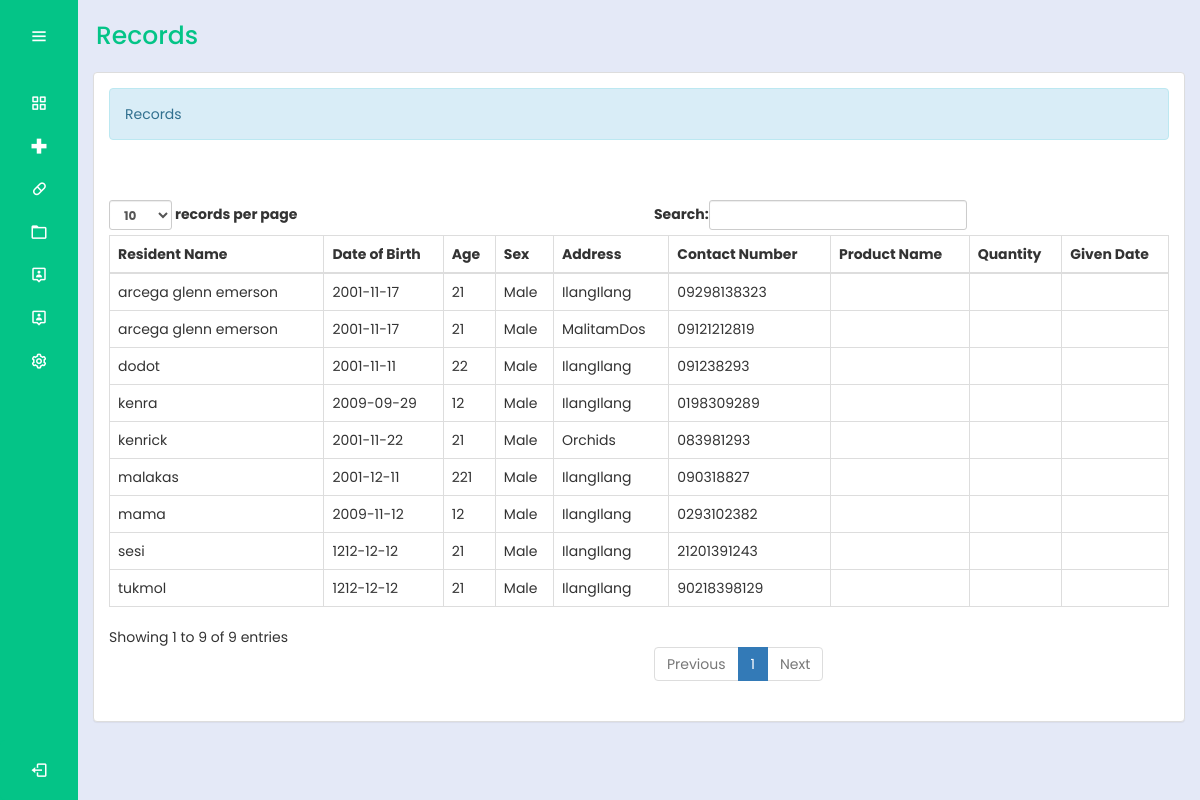
The page /bhw/records.php (signed in) on the database as committed earlier.
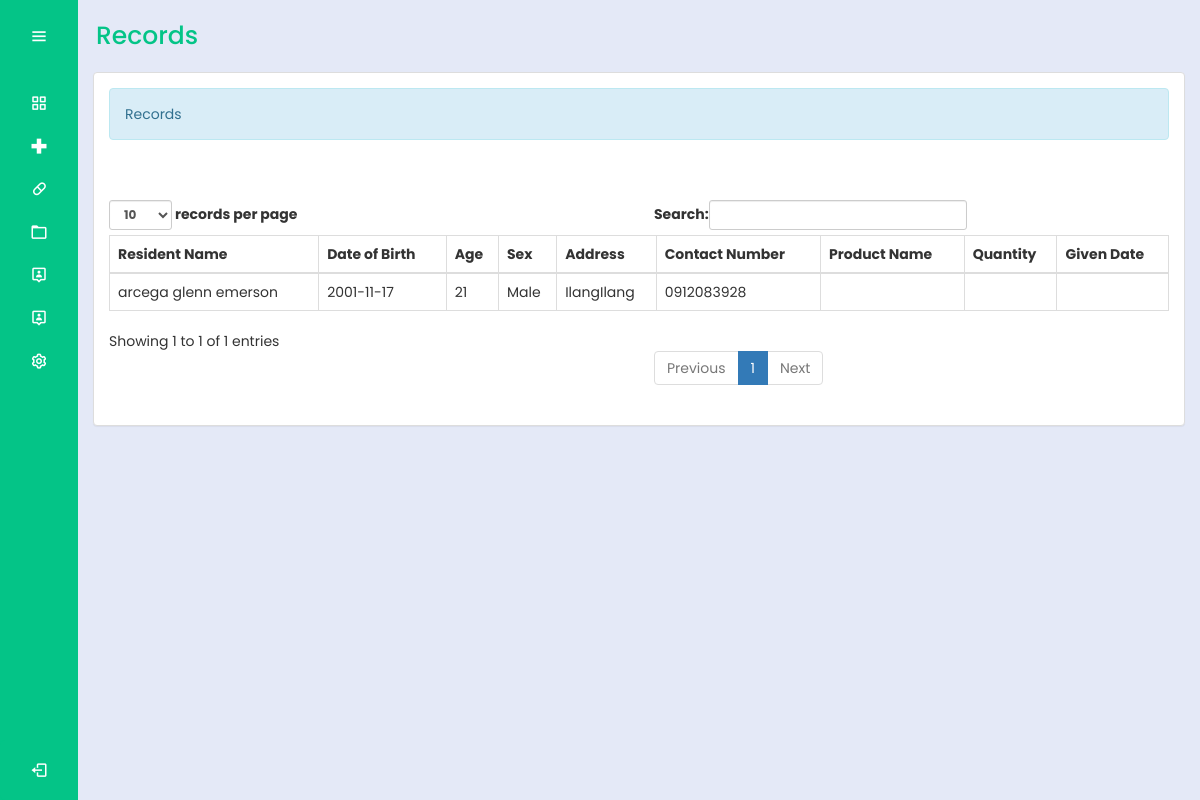
The same page on the database as committed later.
### tables this page shows
CREATE TABLE `residentrecords` (
  `residentId` int(30) NOT NULL,
  `productId` int(30) NOT NULL,
  `residentName` varchar(100) NOT NULL,
  `dateBirth` date NOT NULL,
  `age` int(10) NOT NULL,
  `sex` varchar(10) NOT NULL,
  `address` varchar(100) NOT NULL,
  `contactNumber` varchar(11) NOT NULL
);

### bhw/records.php (the view, shortened to what this page needs)
<?php
include "../connection/connect.php";
if(isset($_SESSION['user_data'])){
?>
<!DOCTYPE html>
<html lang="en">
<head>
  <link rel="stylesheet" href="../cssmainmenu/style.css">
  <link href='https://unpkg.com/boxicons@2.1.4/css/boxicons.min.css' rel='stylesheet'>
  <link rel = "stylesheet" type = "text/css" href = "../css/bootstrap.css " />
  <link rel = "stylesheet" type = "text/css" href = "../css/style.css" />
</head>
<body>
  <div class="sidebar">
    <div class="logo_details">
      <i class="bx bx-menu" id="btn"></i>
    </div>
    <ul class="nav-list">
      <li>
        <a href="Dashboard.php">
          <i class="bx bx-grid-alt"></i>
        </a>
      </li>
      <li>
        <a href="medicinerecords.php">
          <i class="bx bx-plus-medical"></i>
        </a>
      </li>
      <li>
        <a href="Contraceptives.php">
          <i class="bx bx-capsule"></i>
        </a>
      </li>
      <li>
        <a href="records.php">
          <i class="bx bx-folder"></i>
        </a>
      </li>
      <li>
          <a href="RegisteredUserAdmin.php">
            <i class="bx bx-user-pin"></i>
          </a>
      </li>
      <li>
          <a href="account.php">
            <i class="bx bx-user-pin"></i>
          </a>
        </li>
      <li>
        <a href="#">
          <i class="bx bx-cog"></i>
        </a>
      </li>
      <li class="profile">
        <div class="profile_details">
          <div class="profile_content">
            <a href="../logout.php">
            </a>
          </div>
        </div>
        <i class="bx bx-log-out" id="log_out"></i>
      </li>
    </ul>
  </div>
  <section class="home-section">
    <div class="text">Records</div>
    <div class = "container-fluid">
		<div class = "panel panel-default">
			<div class = "panel-body">
				<div class = "alert alert-info">Records</div>
				<br />
				<br />
				<table id = "table" class = "table table-bordered">
					<thead>
						<tr>
							<th>Resident Name</th>
							<th>Date of Birth</th>
							<th>Age</th>
							<th>Sex</th>
							<th>Address</th>
							<th>Contact Number</th>
							<th>Product Name</th>
							<th>Quantity</th>
							<th>Given Date</th>
						</tr>
					</thead>
					<tbody>
					<?php
						$query = $conn->query("SELECT * FROM `residentrecords`") or die(mysqli_error());
						while($fetch = $query->fetch_array()){
					?>
						<tr>
							<td><?php echo $fetch['residentName']?></td>
							<td><?php echo $fetch['dateBirth']?></td>
							<td><?php echo $fetch['age']?></td>
							<td><?php echo $fetch['sex']?></td>
							<td><?php echo $fetch['address']?></td>
							<td><?php echo $fetch['contactNumber']?></td>
							<td><?php echo $fetch['productName']?></td>
							<td><?php echo $fetch['quantity_req']?></td>
							<td><?php echo $fetch['givenDate']?></td>
						</tr>
					<?php
						}
					?>
					</tbody>
				</table>
			</div>
		</div>
	</div>
  </section>
</body>
</html>
<?php
}
else{
	header("Location:.././index.php?error=UnAuthorized Access");
}

Rows that differ between the two databases and show on the page:
removed residentrecords: residentName "arcega glenn emerson", dateBirth "2001-11-17", age "21", sex "Male", address "IlangIlang", contactNumber "09298138323"
removed residentrecords: residentName "tukmol", dateBirth "1212-12-12", age "21", sex "Male", address "IlangIlang", contactNumber "90218398129"
removed residentrecords: residentName "sesi", dateBirth "1212-12-12", age "21", sex "Male", address "IlangIlang", contactNumber "21201391243"
removed residentrecords: residentName "mama", dateBirth "2009-11-12", age "12", sex "Male", address "IlangIlang", contactNumber "0293102382"
removed residentrecords: residentName "malakas", dateBirth "2001-12-11", age "221", sex "Male", address "IlangIlang", contactNumber "090318827"
removed residentrecords: residentName "arcega glenn emerson", dateBirth "2001-11-17", age "21", sex "Male", address "MalitamDos", contactNumber "09121212819"
removed residentrecords: residentName "kenra", dateBirth "2009-09-29", age "12", sex "Male", address "IlangIlang", contactNumber "0198309289"
removed residentrecords: residentName "kenrick", dateBirth "2001-11-22", age "21", sex "Male", address "Orchids", contactNumber "083981293"
removed residentrecords: residentName "dodot", dateBirth "2001-11-11", age "22", sex "Male", address "IlangIlang", contactNumber "091238293"
added residentrecords: residentName "arcega glenn emerson", dateBirth "2001-11-17", age "21", sex "Male", address "IlangIlang", contactNumber "0912083928"
Other text that changed with them:
text written by a page script: "records per page Search: Showing 1 to 9 of 9 entries Previous 1 Next" → "records per page Search: Showing 1 to 1 of 1 entries Previous 1 Next"
